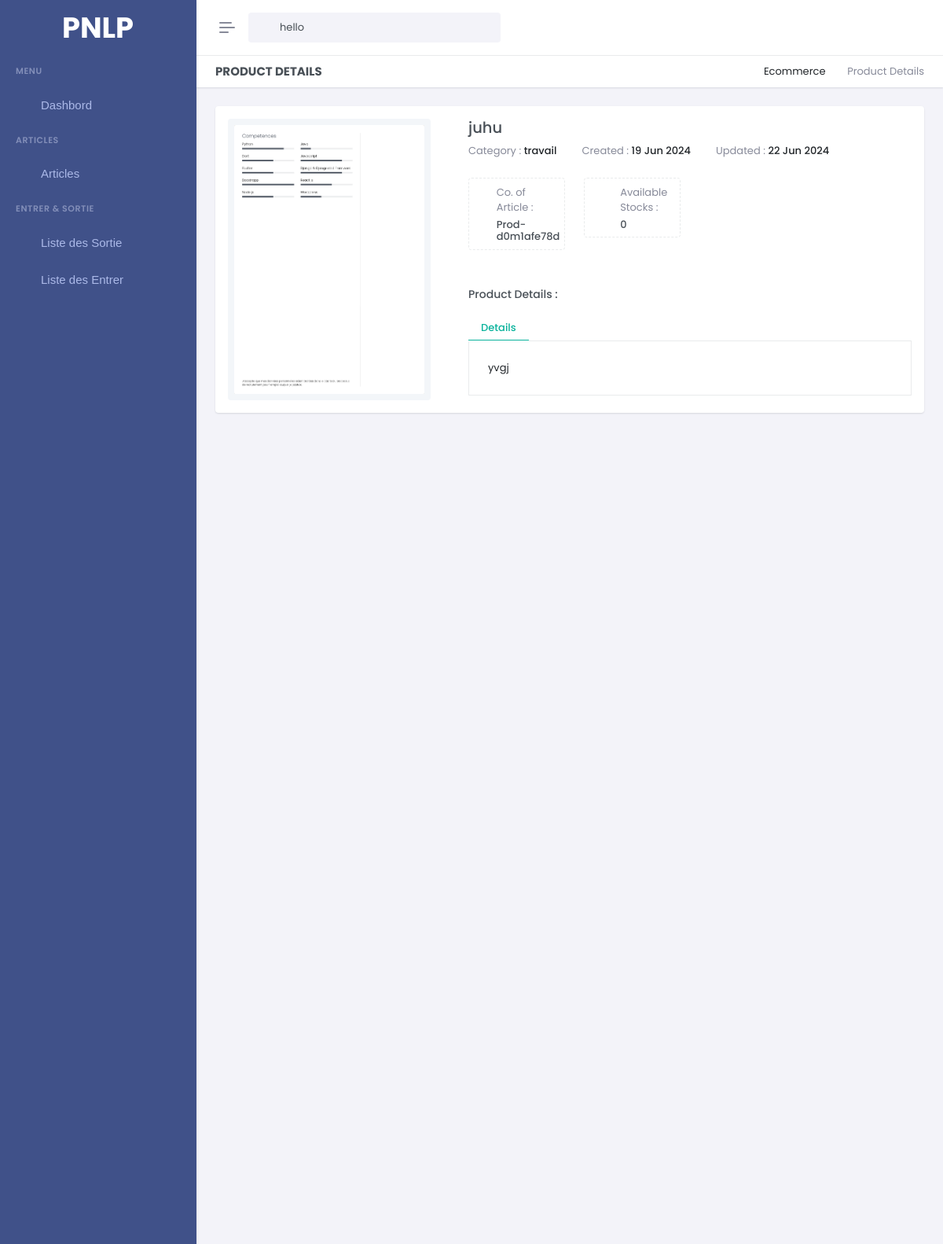
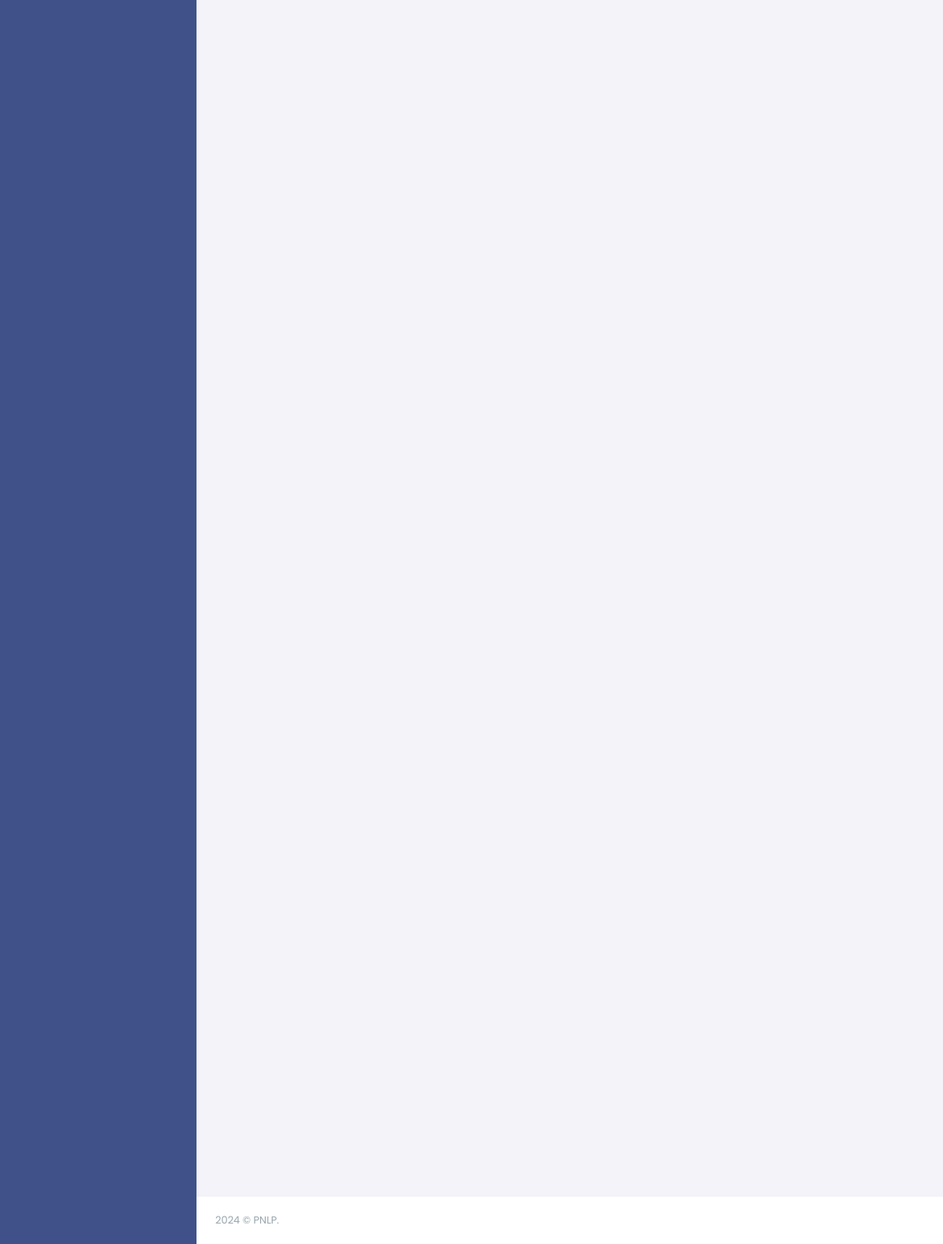
Page /articles-detail/Prod-d0m1afe78d on the committed database (2 pictures, top to bottom).
### gestion/models.py (models this page shows, shortened)
class Product(models.Model):
    pid = ShortUUIDField(unique=True, length=10, max_length= 20 , alphabet='abcdefghijklmnopqrstuvwxyz1234567890' , editable=False,  prefix='Prod-')
    title = models.CharField(max_length=100, default='untitle product')
    category = models.ForeignKey(Category,on_delete=models.SET_NULL , null=True , related_name='category')
    quantity = models.PositiveIntegerField()
    description = models.TextField()
    image = models.ImageField(default="./new-document.png", null = False,blank= False, upload_to='product_image' )
    created_at = models.DateTimeField(auto_now_add=True)
    updated_at = models.DateTimeField(auto_now=True)

class Category(models.Model):
    cid = ShortUUIDField(unique=True, length=10, max_length= 20 , alphabet='abcdefghijklmnopqrstuvwxyz1234567890' , editable=False,  prefix='Cat-')
    title = models.CharField(max_length=100, default='untitle category')
    created_at = models.DateTimeField(auto_now_add=True)
    updated_at = models.DateTimeField(auto_now=True)
    def __str__(self):
        return self.title

### gestion/views.py (the view)
# urls.py: path('articles-detail/<pid>',Article_detail, name='article_detail'),
def Article_detail(request, pid):
    product = Product.objects.get(pid = pid)
    context = {
        'product' :product
    }
    return render(request, 'pages/article/article_detail.html', context )

### gestion/context_processor.py (called while the page is built)
def is_admin(user):
    try:
        admin_profile = AdminProfile.objects.get(user=user)
        return True
    except AdminProfile.DoesNotExist:
        return False

### templates/pages/article/article_detail.html (shortened to what this page needs)
{% extends 'base/base.html' %}
{% load static %}
{% block 'content' %}
<div class="main-content">
    <div class="page-content">
        <div class="container-fluid">
            <div class="row">
                <div class="col-12">
                    <div class="page-title-box d-sm-flex align-items-center justify-content-between bg-galaxy-transparent">
                        <h4 class="mb-sm-0">Product Details</h4>
                        <div class="page-title-right">
                            <ol class="breadcrumb m-0">
                                <li class="breadcrumb-item"><a href="javascript: void(0);">Ecommerce</a></li>
                                <li class="breadcrumb-item active">Product Details</li>
                            </ol>
                        </div>
                    </div>
                </div>
            </div>
            <div class="row">
                <div class="col-lg-12">
                    <div class="card">
                        <div class="card-body">
                            <div class="row gx-lg-5">
                                <div class="col-xl-4 col-md-8 mx-auto">
                                    <div class="product-img-slider sticky-side-div">
                                        <div class="swiper product-thumbnail-slider p-2 rounded bg-light">
                                            <div class="swiper-wrapper">
                                                <div class="swiper-slide">
                                                    <img src="{{product.image.url}}" alt="" class="img-fluid d-block" />
                                                </div>
                                                <div class="swiper-slide">
                                                    <img src="assets/images/products/img-6.png" alt="" class="img-fluid d-block" />
                                                </div>
                                            </div>
                                        </div>
                                    </div>
                                </div>
                                <div class="col-xl-8">
                                    <div class="mt-xl-0 mt-5">
                                        <div class="d-flex">
                                            <div class="flex-grow-1">
                                                <h4>{{product.title}} </h4>
                                                <div class="hstack gap-3 flex-wrap">
                                                    <div class="text-muted">Category : <span class="text-body fw-medium">{{product.category}}</span></div>
                                                    <div class="text-muted">Created : <span class="text-body fw-medium"> {{product.created_at |date:"d M Y"}} </span></div>
                                                    <div class="text-muted">Updated : <span class="text-body fw-medium"> {{product.updated_at |date:"d M Y"}} </span></div>
                                                </div>
                                            </div>
                                        </div>
                                        <div class="row mt-4">
                                            <div class="col-lg-3 col-sm-6">
                                                <div class="p-2 border border-dashed rounded">
                                                    <div class="d-flex align-items-center">
                                                        <div class="avatar-sm me-2">
                                                            <div class="avatar-title rounded bg-transparent text-success fs-24">
                                                                <i class="ri-file-copy-2-fill"></i>
                                                            </div>
                                                        </div>
                                                        <div class="flex-grow-1">
                                                            <p class="text-muted mb-1">Co. of Article :</p>
                                                            <h6 class="mb-0">{{product.pid}} </h6>
                                                        </div>
                                                    </div>
                                                </div>
                                            </div>
                                            <div class="col-lg-3 col-sm-6">
                                                <div class="p-2 border border-dashed rounded">
                                                    <div class="d-flex align-items-center">
                                                        <div class="avatar-sm me-2">
                                                            <div class="avatar-title rounded bg-transparent text-success fs-24">
                                                                <i class="ri-stack-fill"></i>
                                                            </div>
                                                        </div>
                                                        <div class="flex-grow-1">
                                                            <p class="text-muted mb-1">Available Stocks :</p>
                                                            <h6 class="mb-0">{{product.quantity}} </h6>
                                                        </div>
                                                    </div>
                                                </div>
                                            </div>
                                        </div>
                                        <div class="product-content mt-5">
                                            <h5 class="fs-14 mb-3">Product Details :</h5>
                                            <nav>
                                                <ul class="nav nav-tabs nav-tabs-custom nav-success" id="nav-tab" role="tablist">
                                                    <li class="nav-item" role="presentation">
                                                        <a class="nav-link active" id="nav-speci-tab" data-bs-toggle="tab" href="#nav-speci" role="tab" aria-controls="nav-speci" aria-selected="true">Details</a>
                                                    </li>
                                                </ul>
                                            </nav>
                                            <div class="tab-content border border-top-0 p-4" id="nav-tabContent">
                                                <div class="tab-pane fade active show" id="nav-speci" role="tabpanel" aria-labelledby="nav-speci-tab">
                                                    <div class="table-responsive">
                                                       {{product.description|safe}}
                                                    </div>
                                                </div>
                                            </div>
                                        </div>
                                    </div>
                                </div>
                            </div>
                        </div>
                    </div>
                </div>
            </div>
        </div>
    </div>
    <footer class="footer">
        <div class="container-fluid">
            <div class="row">
                <div class="col-sm-6">
                </div>
                <div class="col-sm-6">
                    <div class="text-sm-end d-none d-sm-block">
                    </div>
                </div>
            </div>
        </div>
    </footer>
</div>
{% endblock %}

### rows in the picture
Product: image (picture), title "juhu", category "travail", created_at "19 Jun 2024", updated_at "22 Jun 2024", pid "Prod-d0m1afe78d", quantity "0", description "yvgj"
